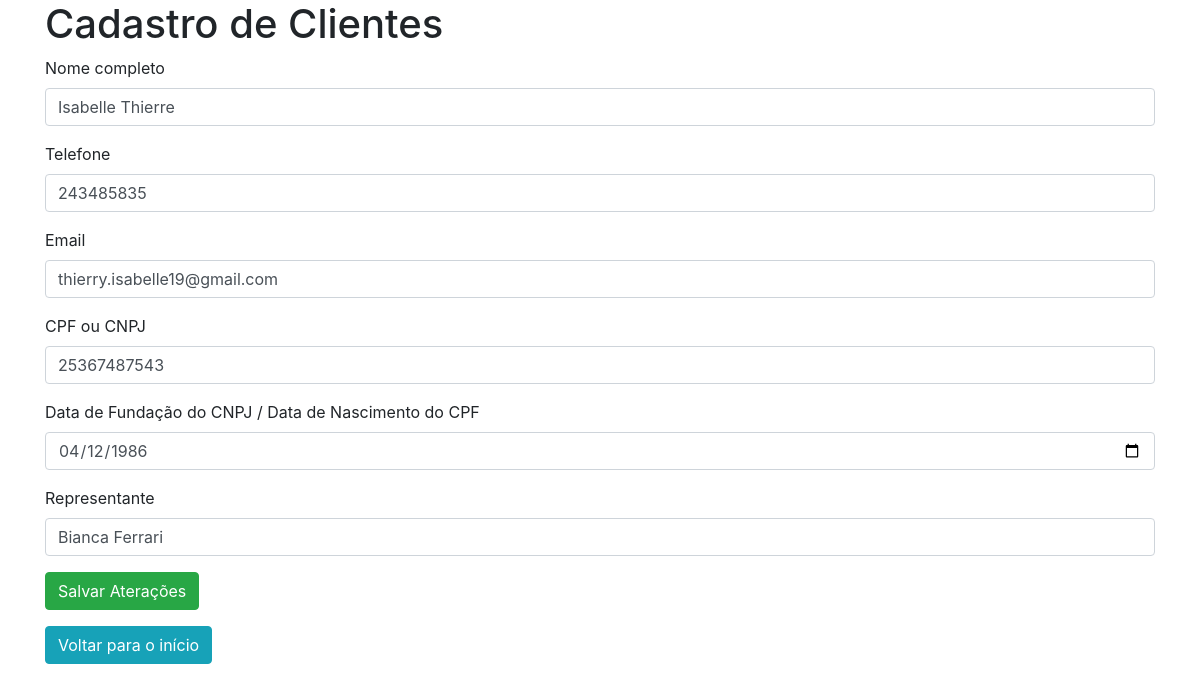
The app's page /empresa/restrito/cadastro_cliente_edit.php?id=2 with its own data.
### tables this page shows
CREATE TABLE `clientes` (
  `cod_cliente` int(11) NOT NULL,
  `nome` varchar(200) NOT NULL,
  `telefone` varchar(16) NOT NULL,
  `email` varchar(255) NOT NULL,
  `cnpj_cpf` varchar(16) NOT NULL,
  `data_cnpj_nasc` date NOT NULL,
  `representante` varchar(200) NOT NULL
);

### empresa/restrito/cadastro_cliente_edit.php (the view, shortened to what this page needs)
<!doctype html>
<html lang="pt-br">
  <head>
    <link rel="stylesheet" href="css/bootstrap.min.css">
    <link rel="stylesheet" href="css/estilo.css">
  </head>
  <body>
    <?php
      include "conexao.php";
      $id = $_GET['id'] ?? '';
      $sql = "SELECT * FROM clientes WHERE cod_cliente = $id";
      $dados = mysqli_query($conn, $sql);
      $linha = mysqli_fetch_assoc($dados);
     ?>
    <div class="container">
      <div class="row">
        <div class="col">
          <h1>Cadastro de Clientes</h1>
          <form action="cliente_edit_script.php" method="POST" enctype="multipart/form-data">
            <div class="form-group">
                <label for="nome">Nome completo</label>
                <input type="text" class="form-control " name="nome" required value="<?php echo $linha['nome']; ?>">
            </div>
            <div class="form-group">
                <label for="telefone">Telefone</label>
                <input type="text" class="form-control" name="telefone" value="<?php echo $linha['telefone']; ?>">
            </div>
             <div class="form-group">
                <label for="email">Email</label>
                <input type="email" class="form-control" name="email" value="<?php echo $linha['email']; ?>">
            </div>
            <div class="form-group">
                <label for="cnpj_cpf">CPF ou CNPJ</label>
                <input type="text" class="form-control" name="cnpj_cpf" value="<?php echo $linha['cnpj_cpf']; ?>">
            </div>
            <div class="form-group">
                <label for="data_cnpj_nasc">Data de Fundação do CNPJ / Data de Nascimento do CPF</label>
                <input type="date" class="form-control" name="data_cnpj_nasc" value="<?php echo $linha['data_cnpj_nasc']; ?>">
            </div>
            <div class="form-group">
                <label for="representante">Representante</label>
                <input type="text" class="form-control" name="representante" value="<?php echo $linha['representante']; ?>">
            </div>
            <div class="form-group">
                <input type="submit" class="btn btn-success" value="Salvar Aterações">
            </div>
          </form>
          <a href="index.php" class="btn btn-info">Voltar para o início</a>
        </div>
      </div>
    </div>
  </body>
</html>

### records on screen
clientes: nome "Isabelle Thierre", telefone "243485835", email "thierry.isabelle19@gmail.com", cnpj_cpf "25367487543", data_cnpj_nasc "04/12/1986", representante "Bianca Ferrari"
